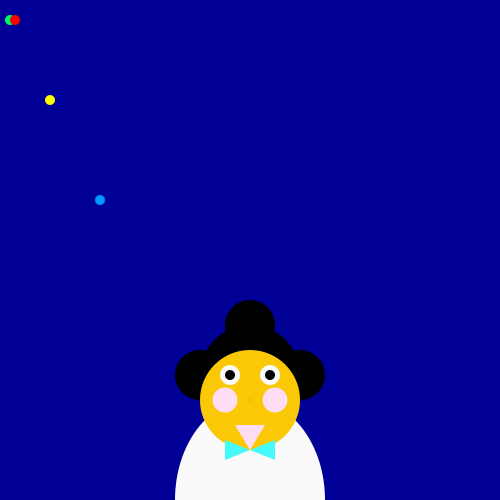
Frame 1 (no input)
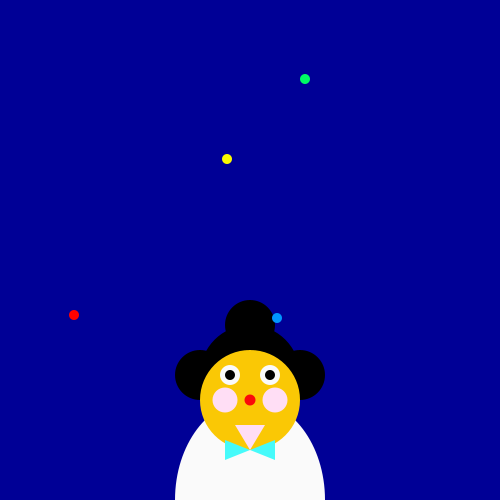
Frame 60 (the mouse pressed at the canvas centre just before this capture)
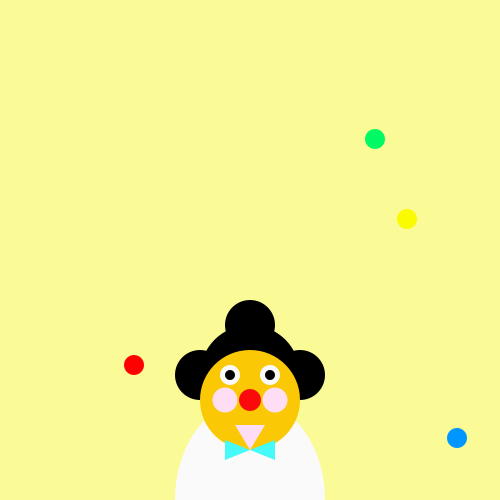
Frame 120 (the mouse held since frame 60 and released just before this capture)

The Processing sketch that drew these frames (run headless with seeded random() and noise(); from frame 60 on, the mouse is pressed at the canvas centre):

// Processing sketch: processing_96999
// ── processing_96999.pde

/* Alexandre Acsensi Valiente. Seminari 3 Informàtica.
Un pallaso fa malabars, cada cop que fas un click a la pantalla les boles seran més grosses */

//definim variables boles de malabars
int posX1,posY1,velX1,velY1,mida,midagran;
int posX2,posY2,velX2,velY2;
int posX3,posY3,velX3,velY3;
int posX4,posY4,velX4,velY4;
//variables del nas del pallaso
int nas,nasgran,velnas;

void setup()
{
  size(500,500);
  noCursor();
  smooth();
  noStroke();
  
  //donem un valor a les variables del nas.
  nas=1;
  nasgran=50;
  velnas=1;
  
  //donem un valor a les variables de les boles de malabars.
  //bola1
  mida=width/50;
  posX1=10;
  posY1=20;
  velX1=5;
  velY1=1;
  
  //bola2
  mida=width/50;
  posX2=50;
  posY2=100;
  velX2=3;
  velY2=1;
  
  //bola3
  mida=width/50;
  posX3=15;
  posY3=20;
  velX3=1;
  velY3=5;
  
  //bola4
  mida=width/50;
  posX4=100;
  posY4=200;
  velX4=3;
  velY4=2;
}
  

void draw()
{
  //faig el background que canvii en funciona de com mous el ratolí.
  background(mouseX,mouseY,150);
  
  //dibuixo el pallaso.
  fill(250);
  ellipse(width/2,height,150,200);
  
  fill(0);
  ellipse(width/2,height-125,width/5,width/5);
  ellipse(width/2,height-125-50,width/10,width/10);
  ellipse(width/2-50,height-125,width/10,width/10);
  ellipse(width/2+50,height-125,width/10,width/10);
  
  fill(250,200,5);
  ellipse(width/2,height-100,width/5,width/5);
  
  fill(255,222,245);
  ellipse(width/2+25,height-100,25,25);
  ellipse(width/2-25,height-100,25,25);
  triangle(width/2,height-50,width/2+15,height-75,width/2-15,height-75);
  
  fill(250);
  ellipse(width/2+20,height-125,width/25,width/25);
  ellipse(width/2-20,height-125,width/25,width/25);
  
  fill(0);
  ellipse(width/2+20,height-125,width/50,width/50);
  ellipse(width/2-20,height-125,width/50,width/50);
  
  fill(70,250,250);
  triangle(width/2,height-50,width/2-25,height-40,width/2-25,height-60);
  triangle(width/2,height-50,width/2+25,height-40,width/2+25,height-60);
  
  
  //faig que el nas del pallaso creixi fins a un punt i es torni a fer petit.
  fill(250,10,10);
  ellipse(width/2,height-100,nas,nas);
  nas=nas+velnas;
  if(nas>=nasgran){nas=1;}
  
  //faig que les boles de malabars rebotin per la pantalla.
  //bola 1
  fill(0,250,100);
  ellipse(posX1,posY1,mida,mida);
  posX1=posX1+velX1;
  posY1=posY1+velY1;
  if(posX1<=mida/2||posX1>=width-mida/2){velX1=-velX1;}
  if(posY1<=mida/2||posY1>=width-mida/2){velY1=-velY1;}
  
  //bola 2
  fill(250,250,0);
  ellipse(posX2,posY2,mida,mida);
  posX2=posX2+velX2;
  posY2=posY2+velY2;
  if(posX2<=mida/2||posX2>=width-mida/2){velX2=-velX2;}
  if(posY2<=mida/2||posY2>=width-mida/2){velY2=-velY2;}
  
  //bola 3
  fill(255,0,0);
  ellipse(posX3,posY3,mida,mida);
  posX3=posX3+velX3;
  posY3=posY3+velY3;
  if(posX3<=mida/2||posX3>=width-mida/2){velX3=-velX3;}
  if(posY3<=mida/2||posY3>=width-mida/2){velY3=-velY3;}
  
  //bola 4
  fill(0,150,255);
  ellipse(posX4,posY4,mida,mida);
  posX4=posX4+velX4;
  posY4=posY4+velY4;
  if(posX4<=mida/2||posX4>=width-mida/2){velX4=-velX4;}
  if(posY4<=mida/2||posY4>=width-mida/2){velY4=-velY4;}
}

//Quan es clicki la pantalla les boles de malabars es faran cada cop més grans, fins un punt en el que retornaran.
void mousePressed() 
{
  if(mida==mida){mida=mida+10;}
  if(mida>=150){mida=10;}
}
